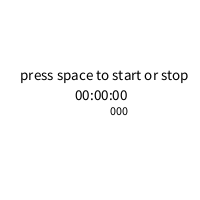
Frame 1 (no input)
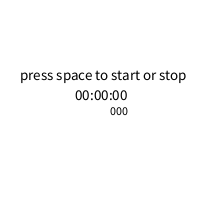
Frame 60 (the mouse pressed at the canvas centre just before this capture)
Frame 120 (the mouse held since frame 60 and released just before this capture): identical to frame 60, image omitted

The Processing sketch that drew these frames (run headless with seeded random() and noise(); from frame 60 on, the mouse is pressed at the canvas centre):

// Processing sketch: Opdracht_12_4
// ── Opdracht_12_4.pde
int sec, min, hour, mil, a;
int i=1000;
boolean on;

void setup() {
  size(200, 200);
  on=false;
}

void draw() {
  background(255, 255, 255);
  fill(0, 0, 0);
  if (on) {
    mil=millis()-a;
  }
  if (mil>=1000) {
    mil =0;
    sec++;
    a+=1000;
  }
  if (sec>=60) {
    sec =0;
    min++;
  }
  if (min==60) {
    min=0;
    hour++;
  }
  if (hour ==100){
    on=false;
  }
  textSize(15);
  text(nf(hour,2)+":"+nf(min,2)+":"+nf(sec,2), 75, 100);
  text("press space to start or stop", 20, 80);
  
  textSize(12);
  text(nf(mil,3), 110, 115);
}

void keyPressed() {
  if (keyCode==32 && !on) {
    on=true;
    mil=0;
    sec=0;
    min=0;
    hour=0;
    a=millis();
  } else if (keyCode==32) {
    on=false;
  }
}
